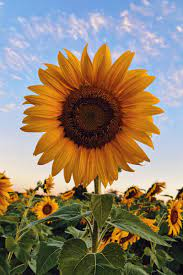
#> input picture read-image/girasol.jpg, 183 x 275 px
$ python read-contourn.py
#> lines starting #> are read from the running program, lines starting #| are printed output that depends on the picture; after the words box and inside, x2 and y2 are one past the last pixel; in counts of white or black regions, pixels touching at a corner belong together
import cv2


def show_image(image):
    cv2.imshow('image', image)
    c = cv2.waitKey()
    if c >= 0:
        return -1
    return 0


image = cv2.imread('./girasol.jpg')
#> image is the input picture: shape (275, 183, 3); mean B, G, R 109, 128.3, 142.6
img_gray = cv2.cvtColor(image, cv2.COLOR_BGR2GRAY)
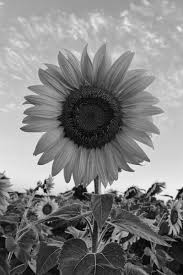
#> img_gray: shape (275, 183); min 0, max 253, mean 130.4
ret, im = cv2.threshold(img_gray, 100, 255, cv2.THRESH_BINARY_INV)
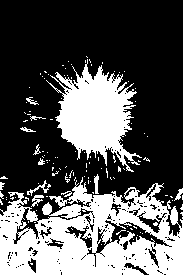
#> im: shape (275, 183); 34.2% white; 123 white regions (110 under 20 px)
contours, hierarchy = cv2.findContours(im, cv2.RETR_EXTERNAL, cv2.CHAIN_APPROX_SIMPLE)
#> contours = 106 contours, 99 with area under 20; largest, box (x1, y1, x2, y2) and area: (0, 177, 183, 275) 13005, (46, 59, 142, 172) 4778, (27, 180, 51, 196) 46, (94, 174, 99, 194) 44, (31, 195, 44, 207) 40, (174, 188, 183, 201) 32, (20, 127, 36, 132) 24
res_img = image.copy()

img = cv2.drawContours(res_img, contours, -1, (0, 255, 75), 2)
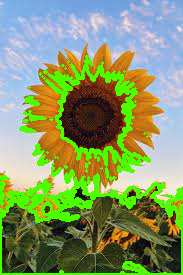
#> img: shape (275, 183, 3); mean B, G, R 104.1, 153.5, 133.4
show_image(res_img)
#> (key Esc is pressed here)
